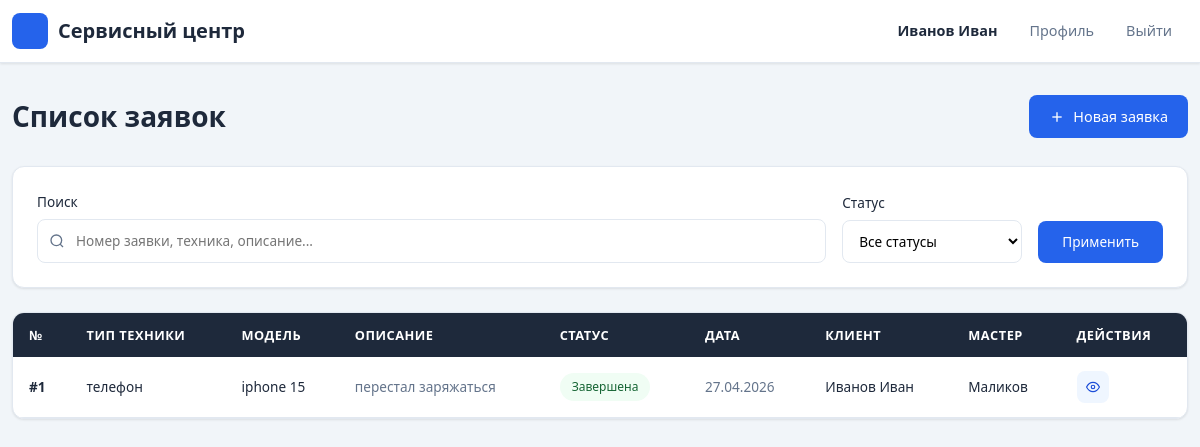
The page /requests/ (signed in) on the database its author committed.
### accounts/models.py (models this page shows, shortened)
class User(AbstractBaseUser):
    USER_TYPES = (
        ('client', 'Клиент'),
        ('master', 'Мастер'),
        ('admin', 'Администратор'),
    )
    user_id = models.AutoField(primary_key=True)
    fio = models.CharField(max_length=100, verbose_name="ФИО")
    phone = models.CharField(max_length=20, verbose_name="Телефон")
    login = models.CharField(max_length=50, unique=True, verbose_name="Логин")
    password = models.CharField(max_length=255, verbose_name="Пароль")
    type = models.CharField(max_length=20, choices=USER_TYPES, default='client', verbose_name="Тип пользователя")
    role = models.ForeignKey(
        Role, on_delete=models.SET_NULL, null=True, blank=True,
        verbose_name="Роль", db_column='roleID'
    )
    last_login = None
    is_active = True
    USERNAME_FIELD = 'login'
    REQUIRED_FIELDS = ['fio', 'phone']
    objects = UserManager()
    class Meta:
        db_table = 'users'
        verbose_name = 'Пользователь'
        verbose_name_plural = 'Пользователи'

class Client(models.Model):
    client_id = models.AutoField(primary_key=True)
    user = models.ForeignKey(User, on_delete=models.CASCADE, db_column='userID')
    class Meta:
        db_table = 'clients'
        verbose_name = 'Клиент'
        verbose_name_plural = 'Клиенты'

class Master(models.Model):
    master_id = models.AutoField(primary_key=True)
    user = models.ForeignKey(User, on_delete=models.CASCADE, db_column='userID')
    class Meta:
        db_table = 'masters'
        verbose_name = 'Мастер'
        verbose_name_plural = 'Мастера'

### requests1/models.py (models this page shows, shortened)
class Request(models.Model):
    STATUS_CHOICES = [
        ('new', 'Новая'),
        ('pending', 'Ожидает'),
        ('in_progress', 'В процессе ремонта'),
        ('ready', 'Готово'),
        ('completed', 'Завершена'),
        ('cancelled', 'Отменена'),
    ]
    request_id = models.AutoField(primary_key=True)
    start_date = models.DateTimeField(verbose_name="Дата начала")
    home_tech_type = models.CharField(max_length=100, verbose_name="Тип техники")
    home_tech_model = models.CharField(max_length=100, verbose_name="Модель техники")
    problem_description = models.TextField(verbose_name="Описание проблемы")
    request_status = models.CharField(
        max_length=20,
        choices=STATUS_CHOICES,
        default='new',
        verbose_name="Статус заявки"
    )
    completion_date = models.DateTimeField(null=True, blank=True, verbose_name="Дата завершения")
    repair_parts = models.TextField(blank=True, verbose_name="Запчасти")
    master = models.ForeignKey(
        Master, on_delete=models.SET_NULL, null=True, blank=True,
        db_column='masterID', verbose_name="Мастер"
    )
    client = models.ForeignKey(
        Client, on_delete=models.CASCADE,
        db_column='clientID', verbose_name="Клиент"
    )
    class Meta:
        db_table = 'requests'
        verbose_name = 'Заявка'
        verbose_name_plural = 'Заявки'

### requests1/views.py (the view)
    def wrapper(request, *args, **kwargs):
        if not request.session.get('user_id'):
            messages.error(request, 'Необходимо войти в систему')
            return redirect('login')
        return view_func(request, *args, **kwargs)

### requests1/views.py (called while the page is built)
def login_required(view_func):
    def wrapper(request, *args, **kwargs):
        if not request.session.get('user_id'):
            messages.error(request, 'Необходимо войти в систему')
            return redirect('login')
        return view_func(request, *args, **kwargs)
    return wrapper

### templates/requests/request_list.html (shortened to what this page needs)
{% extends 'base.html' %}
{% block content %}
<div style="display: flex; justify-content: space-between; align-items: center; margin-bottom: 28px;">
    <h1 style="font-size: 1.75rem; font-weight: 700; margin: 0;">Список заявок</h1>
    <div>
        {% if request.session.user_type == 'client' %}
            <a href="{% url 'request_create' %}" style="display: inline-flex; align-items: center; gap: 8px; background: var(--primary); color: white; padding: 10px 20px; border-radius: var(--radius-sm); text-decoration: none; font-weight: 500; font-size: 0.9rem;">
                <svg width="16" height="16" viewBox="0 0 24 24" fill="none" stroke="currentColor" stroke-width="2"><line x1="12" y1="5" x2="12" y2="19"/><line x1="5" y1="12" x2="19" y2="12"/></svg>
                Новая заявка
            </a>
        {% endif %}
    </div>
</div>
<div style="background: var(--surface); border: 1px solid var(--border); border-radius: var(--radius); box-shadow: var(--shadow); margin-bottom: 24px; padding: 24px;">
    <form method="get">
        <div style="display: flex; gap: 16px; align-items: flex-end; flex-wrap: wrap;">
            <div style="flex: 1; min-width: 200px;">
                <label for="search" style="display: block; margin-bottom: 6px; font-weight: 500; color: var(--text); font-size: 0.85rem;">Поиск</label>
                <div style="position: relative;">
                    <svg style="position: absolute; left: 12px; top: 50%; transform: translateY(-50%);" width="16" height="16" viewBox="0 0 24 24" fill="none" stroke="var(--text-muted)" stroke-width="2"><circle cx="11" cy="11" r="8"/><line x1="21" y1="21" x2="16.65" y2="16.65"/></svg>
                    <input type="text" id="search" name="search" value="{{ search_query|default:'' }}" placeholder="Номер заявки, техника, описание..."
                           style="width: 100%; padding: 10px 12px 10px 38px; border: 1px solid var(--border); border-radius: var(--radius-sm); font-size: 0.85rem; font-family: inherit; outline: none; box-sizing: border-box;">
                </div>
            </div>
            <div style="width: 180px; flex-shrink: 0;">
                <label for="status" style="display: block; margin-bottom: 6px; font-weight: 500; color: var(--text); font-size: 0.85rem;">Статус</label>
                <select id="status" name="status"
                        style="width: 100%; padding: 10px 12px; border: 1px solid var(--border); border-radius: var(--radius-sm); font-size: 0.85rem; font-family: inherit; background: white; outline: none; cursor: pointer; box-sizing: border-box;">
                    <option value="all" {% if not current_status or current_status == 'all' %}selected{% endif %}>Все статусы</option>
                </select>
            </div>
            <div style="flex-shrink: 0; margin-top: auto;">
                <button type="submit" style="padding: 10px 24px; background: var(--primary); color: white; border: none; border-radius: var(--radius-sm); font-size: 0.85rem; font-weight: 500; cursor: pointer; height: 42px;">
                    Применить
                </button>
            </div>
        </div>
    </form>
</div>
<div style="background: var(--surface); border: 1px solid var(--border); border-radius: var(--radius); box-shadow: var(--shadow); overflow: hidden;">
    <div style="overflow-x: auto;">
        <table style="width: 100%; border-collapse: collapse;">
            <thead>
                <tr style="background: #1e293b;">
                    <th style="padding: 12px 16px; text-align: left; font-size: 0.8rem; font-weight: 600; color: white; text-transform: uppercase; letter-spacing: 0.5px;">№</th>
                    <th style="padding: 12px 16px; text-align: left; font-size: 0.8rem; font-weight: 600; color: white; text-transform: uppercase; letter-spacing: 0.5px;">Тип техники</th>
                    <th style="padding: 12px 16px; text-align: left; font-size: 0.8rem; font-weight: 600; color: white; text-transform: uppercase; letter-spacing: 0.5px;">Модель</th>
                    <th style="padding: 12px 16px; text-align: left; font-size: 0.8rem; font-weight: 600; color: white; text-transform: uppercase; letter-spacing: 0.5px;">Описание</th>
                    <th style="padding: 12px 16px; text-align: left; font-size: 0.8rem; font-weight: 600; color: white; text-transform: uppercase; letter-spacing: 0.5px;">Статус</th>
                    <th style="padding: 12px 16px; text-align: left; font-size: 0.8rem; font-weight: 600; color: white; text-transform: uppercase; letter-spacing: 0.5px;">Дата</th>
                    <th style="padding: 12px 16px; text-align: left; font-size: 0.8rem; font-weight: 600; color: white; text-transform: uppercase; letter-spacing: 0.5px;">Клиент</th>
                    <th style="padding: 12px 16px; text-align: left; font-size: 0.8rem; font-weight: 600; color: white; text-transform: uppercase; letter-spacing: 0.5px;">Мастер</th>
                    <th style="padding: 12px 16px; text-align: left; font-size: 0.8rem; font-weight: 600; color: white; text-transform: uppercase; letter-spacing: 0.5px;">Действия</th>
                </tr>
            </thead>
            <tbody>
                {% for req in requests %}
                <tr style="border-bottom: 1px solid var(--border); transition: background 0.15s;" onmouseover="this.style.background='#f8fafc'" onmouseout="this.style.background='transparent'">
                    <td style="padding: 14px 16px; font-weight: 600; color: var(--text); font-size: 0.85rem;">#{{ req.request_id }}</td>
                    <td style="padding: 14px 16px; font-size: 0.85rem;">{{ req.home_tech_type }}</td>
                    <td style="padding: 14px 16px; font-size: 0.85rem;">{{ req.home_tech_model }}</td>
                    <td style="padding: 14px 16px; font-size: 0.85rem; color: var(--text-muted); max-width: 200px; overflow: hidden; text-overflow: ellipsis; white-space: nowrap;">{{ req.problem_description|truncatechars:50 }}</td>
                    <td style="padding: 14px 16px;">
                        {% if req.request_status == 'new' %}
                            <span style="display: inline-block; background: #f0f9ff; color: #0369a1; padding: 4px 12px; border-radius: 20px; font-size: 0.75rem; font-weight: 500;">Новая</span>
                        {% elif req.request_status == 'pending' %}
                            <span style="display: inline-block; background: #fffbeb; color: #92400e; padding: 4px 12px; border-radius: 20px; font-size: 0.75rem; font-weight: 500;">Ожидает</span>
                        {% elif req.request_status == 'in_progress' %}
                            <span style="display: inline-block; background: #eff6ff; color: #1e40af; padding: 4px 12px; border-radius: 20px; font-size: 0.75rem; font-weight: 500;">В процессе</span>
                        {% elif req.request_status == 'ready' %}
                            <span style="display: inline-block; background: #ecfdf5; color: #065f46; padding: 4px 12px; border-radius: 20px; font-size: 0.75rem; font-weight: 500;">Готово</span>
                        {% elif req.request_status == 'completed' %}
                            <span style="display: inline-block; background: #f0fdf4; color: #166534; padding: 4px 12px; border-radius: 20px; font-size: 0.75rem; font-weight: 500;">Завершена</span>
                        {% elif req.request_status == 'cancelled' %}
                            <span style="display: inline-block; background: #fef2f2; color: #991b1b; padding: 4px 12px; border-radius: 20px; font-size: 0.75rem; font-weight: 500;">Отменена</span>
                        {% endif %}
                    </td>
                    <td style="padding: 14px 16px; font-size: 0.85rem; color: var(--text-muted);">{{ req.start_date|date:"d.m.Y" }}</td>
                    <td style="padding: 14px 16px; font-size: 0.85rem;">{{ req.client.user.fio }}</td>
                    <td style="padding: 14px 16px; font-size: 0.85rem;">
                        {% if req.master %}
                            {{ req.master.user.fio }}
                        {% else %}
                            <span style="display: inline-block; background: #f1f5f9; color: var(--text-muted); padding: 3px 10px; border-radius: 20px; font-size: 0.75rem;">Не назначен</span>
                        {% endif %}
                    </td>
                    <td style="padding: 14px 16px;">
                        <div style="display: flex; gap: 6px;">
                            <a href="{% url 'request_detail' req.request_id %}" style="display: inline-flex; align-items: center; justify-content: center; width: 32px; height: 32px; background: #eff6ff; color: #1d4ed8; border-radius: var(--radius-sm); text-decoration: none;" title="Просмотр">
                                <svg width="14" height="14" viewBox="0 0 24 24" fill="none" stroke="currentColor" stroke-width="2"><path d="M1 12s4-8 11-8 11 8 11 8-4 8-11 8-11-8-11-8z"/><circle cx="12" cy="12" r="3"/></svg>
                            </a>
                        </div>
                    </td>
                </tr>
                {% endfor %}
            </tbody>
        </table>
    </div>
</div>
{% endblock %}

### templates/base.html (shortened to what this page needs)
<!DOCTYPE html>
<html lang="ru">
<head>
    <link href="https://cdn.jsdelivr.net/npm/bootstrap@5.1.3/dist/css/bootstrap.min.css" rel="stylesheet">
</head>
<body>
    <nav class="navbar navbar-expand-lg">
        <div class="container">
            <a class="navbar-brand" href="{% url 'dashboard' %}">Сервисный центр</a>
            <div class="collapse navbar-collapse" id="navbarNav">
                <div class="navbar-nav ms-auto">
                    {% if request.session.user_id %}
                        <span class="nav-link text-light">{{ request.session.user_name }}</span>
                        <a class="nav-link" href="{% url 'profile' %}">Профиль</a>
                        <a class="nav-link" href="{% url 'logout' %}">Выйти</a>
                    {% else %}
                        <a class="nav-link" href="{% url 'login' %}">Войти</a>
                        <a class="nav-link" href="{% url 'register' %}">Регистрация</a>
                    {% endif %}
                </div>
            </div>
        </div>
    </nav>
    <div class="container content-wrapper">
        {% block content %}
        {% endblock %}
    </div>
</body>
</html>

### templates/base.html (style rules this page uses)
:root { --primary: #2563eb; --primary-dark: #1d4ed8; --success: #059669; --warning: #d97706; --danger: #dc2626; --info: #0891b2; --bg: #f1f5f9; --surface: #ffffff; --text: #1e293b; --text-muted: #64748b; --border: #e2e8f0; --shadow: 0 1px 3px rgba(0,0,0,0.06), 0 1px 2px rgba(0,0,0,0.04); --shadow-md: 0 4px 6px rgba(0,0,0,0.05), 0 2px 4px rgba(0,0,0,0.03); --radius: 12px; --radius-sm: 8px; }
* { margin: 0; padding: 0; box-sizing: border-box; }
body { background: var(--bg); color: var(--text); font-family: 'Segoe UI', system-ui, -apple-system, sans-serif; min-height: 100vh; line-height: 1.6; }
.navbar { background: var(--surface) !important; border-bottom: 1px solid var(--border); box-shadow: var(--shadow); }
.navbar-brand { font-size: 1.25rem; font-weight: 700; color: var(--text) !important; display: flex; align-items: center; gap: 10px; }
.navbar-brand::before { content: ""; display: inline-block; width: 36px; height: 36px; background: var(--primary); border-radius: var(--radius-sm); flex-shrink: 0; }
.navbar .nav-link { color: var(--text-muted) !important; padding: 8px 16px !important; border-radius: var(--radius-sm); font-size: 0.9rem; font-weight: 500; transition: all 0.2s; }
.navbar .nav-link.text-light { color: var(--text) !important; font-weight: 600; }
.container { max-width: 1280px; }
.content-wrapper { margin-top: 32px; padding-bottom: 40px; }

### rows shown on the page
User: session.user_name "Иванов Иван"
Request: request_id "1", home_tech_type "телефон", home_tech_model "iphone 15", problem_description "перестал заряжаться", request_status "Завершена", start_date "27.04.2026", client.user.fio "Иванов Иван", master.user.fio "Маликов"
